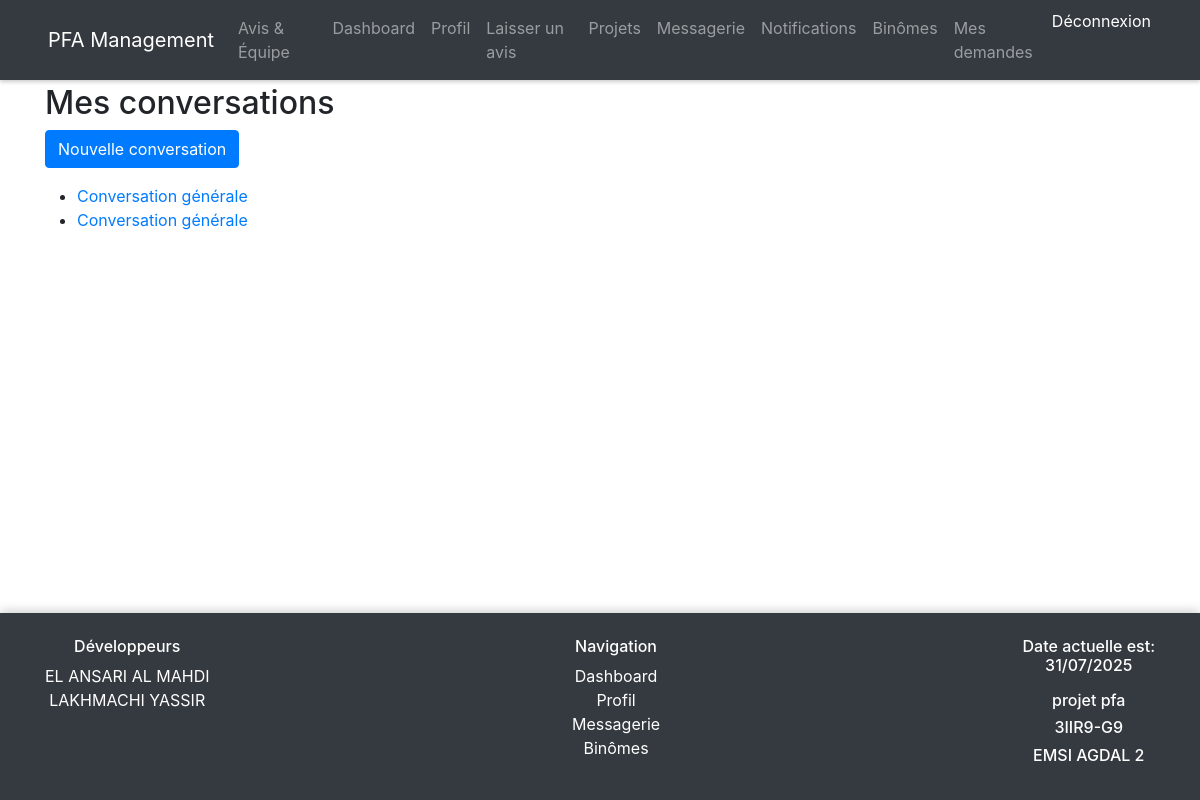
The app's page /messaging/ (signed in) with its own data.
### messaging/models.py (models this page shows, shortened)
class Conversation(models.Model):
    participants = models.ManyToManyField(settings.AUTH_USER_MODEL)
    project = models.ForeignKey('projects.Project', on_delete=models.CASCADE, null=True, blank=True)
    created_at = models.DateTimeField(auto_now_add=True)

### messaging/views.py (the view)
# urls.py: path('', views.ConversationListView.as_view(), name='list'),
class ConversationListView(LoginRequiredMixin, ListView):
    template_name = 'messaging/conversations.html'
    context_object_name = 'conversations'
    def get_queryset(self):
        return Conversation.objects.filter(participants=self.request.user)

### pfa_project/templates/messaging/conversations.html (shortened to what this page needs)
{% extends 'base.html' %}
{% block content %}
<h2>Mes conversations</h2>
<a href="{% url 'messaging:create' %}" class="btn btn-primary mb-3">Nouvelle conversation</a>
<ul>
    {% for conv in conversations %}
        <li>
            <a href="{% url 'messaging:detail' conv.pk %}">
                {% if conv.project %}
                    {{ conv.project.title }}
                {% else %}
                    Conversation générale
                {% endif %}
            </a>
        </li>
    {% empty %}
        <li>Pas de conversations encore.</li>
    {% endfor %}
</ul>
{% endblock %}

### pfa_project/static/css/style.css (style rules this page uses)
body { padding-top: 60px; background-color: #f8f9fa; }
body { padding-bottom: 100px; }
* { margin: 0; padding: 0; box-sizing: border-box; }
html, body { height: 100%; }
body { display: flex; flex-direction: column; font-family: Arial, sans-serif; }

### records on screen
Conversation: shows "Conversation générale"
Conversation: shows "Conversation générale"
